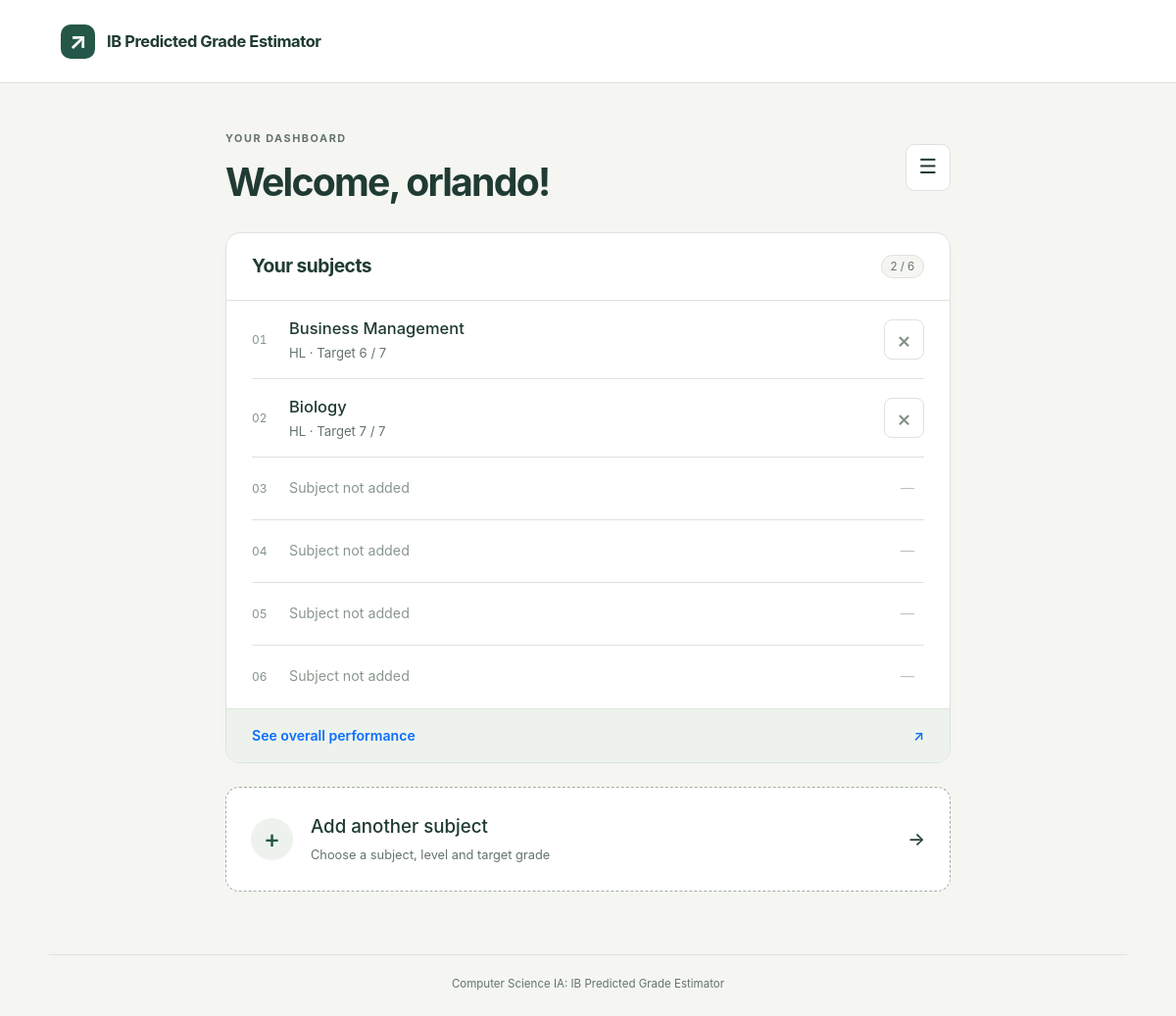
Page / (signed in) on the earlier database version.
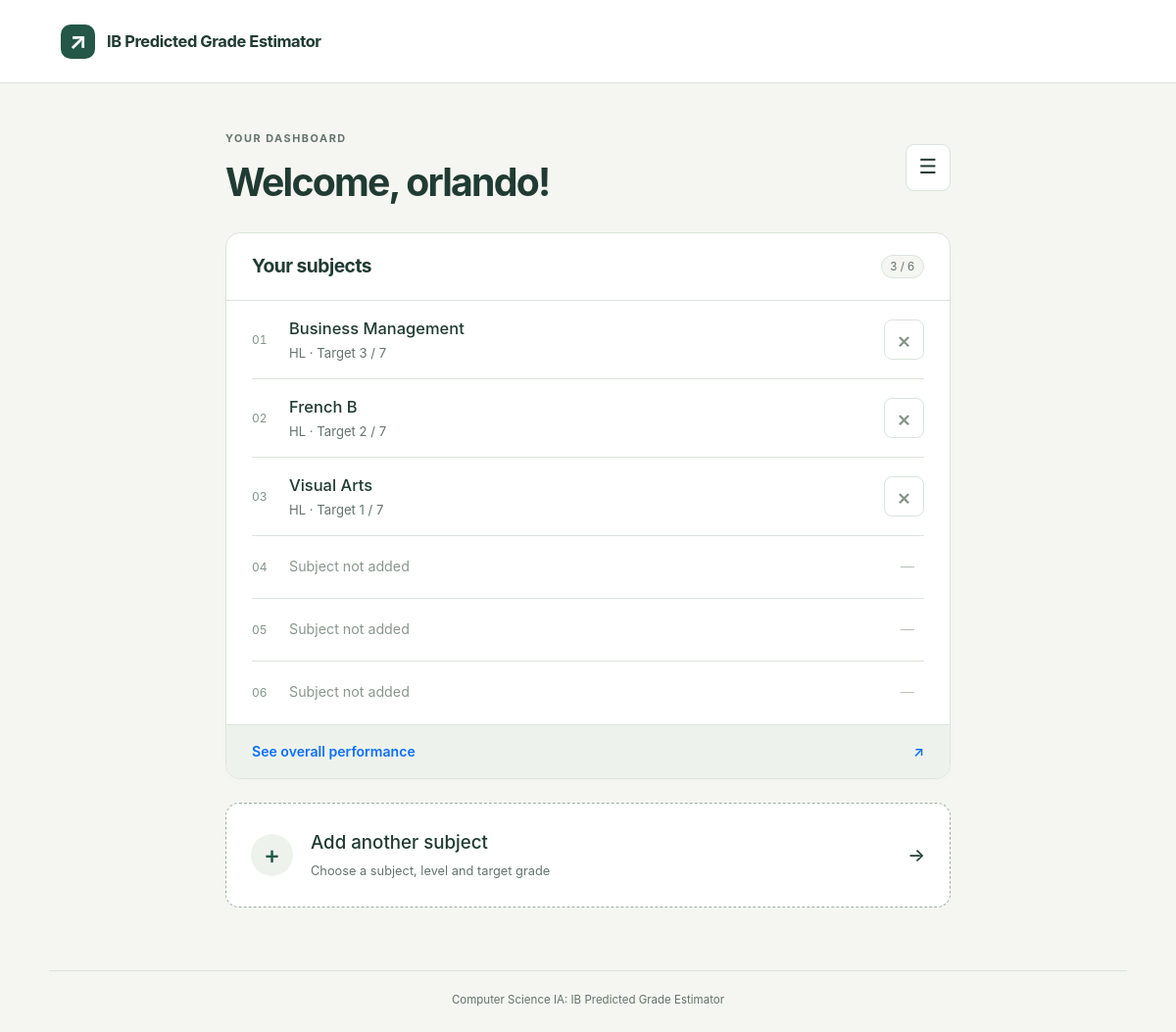
Same page on the later database version.
### tables this page shows
CREATE TABLE users(user_id INTEGER PRIMARY KEY,
								 username VARCHAR(255) UNIQUE NOT NULL,
                                 password_hash VARCHAR(255) NOT NULL);

CREATE TABLE user_subjects(user_subject_id INTEGER PRIMARY KEY,
										 user_id INTEGER NOT NULL,
                                         subject_id INTEGER NOT NULL,
                                         target_grade INTEGER NOT NULL
                                         CHECK(target_grade BETWEEN 1 AND 7),
                                         
                                         FOREIGN KEY (user_id) REFERENCES users(user_id)
                                         ON DELETE CASCADE,
                                         FOREIGN KEY (subject_id) REFERENCES subjects(subject_id));

CREATE TABLE subjects(subject_id INTEGER PRIMARY KEY,
									subject_name VARCHAR(50) NOT NULL,
                                    level VARCHAR(2) NOT NULL
                                    CHECK(level IN ('HL','SL')),
                                    total_topics INTEGER NOT NULL
                                    CHECK(total_topics > 0),
                                    
                                    UNIQUE(subject_name, level));

### app.py (the view)
@app.route("/")
def home():
    user_id = session.get('user_id')    # retrieves user id from session
    if not user_id:
        return redirect(url_for("login"))
    connection = get_db()
    cursor = connection.cursor()
    cursor.execute('SELECT username FROM users WHERE user_id=?', (user_id,))
    user = cursor.fetchone()
    if user is None:
        connection.close()
        return logout()
    command = """SELECT user_subjects.user_subject_id,
                        subjects.subject_name,
                        subjects.subject_id,
                        subjects.level,
                        subjects.total_topics,
                        user_subjects.target_grade
                FROM user_subjects JOIN subjects
                        ON user_subjects.subject_id=subjects.subject_id
                WHERE user_subjects.user_id=?"""
    cursor.execute(command, (user_id,))
    user_subjects = cursor.fetchall()
    connection.close()
    subject_means = []
    predicted_grades = []
    for subject in user_subjects:
        connection = get_db()
        cursor = connection.cursor()
        cursor.execute(
            """SELECT * FROM assessments
            WHERE user_subject_id=?
            ORDER BY assessment_date""",
            (subject["user_subject_id"],)
        )
        assessments = cursor.fetchall()
        connection.close()
        subject_analysis = analyse_subject(assessments,
                                           subject["total_topics"],
                                           get_boundaries(subject["subject_id"], 2025, "May"))
        if subject_analysis["mean"] != "N/A":
            subject_means.append(subject_analysis["mean"])
        predicted_grades.append(subject_analysis["predicted_grade"])
    overall_analysis = analyse_overall(subject_means, predicted_grades)
    return render_template('index.html', username=user["username"], user_subjects=user_subjects, subjects=get_subjects(), overall_analysis=overall_analysis)

### app.py (called while the page is built)
def get_subjects():
    connection = get_db()
    cursor = connection.cursor()
    cursor.execute("""SELECT subject_id, subject_name, level
                      FROM subjects ORDER BY subject_name""")
    subjects = cursor.fetchall()
    connection.close()
    return subjects

def get_boundaries(subject_id, exam_year, exam_session):
    connection = get_db()
    cursor = connection.cursor()
    command = """SELECT grade, lower_boundary
                 FROM grade_boundaries
                 WHERE subject_id=? AND exam_year=? AND exam_session=?
                 ORDER BY grade"""
    cursor.execute(command, (subject_id, exam_year, exam_session))
    rows = cursor.fetchall()
    connection.close()
    boundaries = {}
    for boundary in rows:
        boundaries[boundary["grade"]] = boundary["lower_boundary"]
    return boundaries

### database.py (called while the page is built)
def get_db():
    connection = sqlite3.connect("database.db")
    connection.execute("PRAGMA foreign_keys = ON")
    connection.row_factory = sqlite3.Row
    return connection

### logic.py (called while the page is built)
def number(num):
    try:
        num = float(num)
    except (ValueError, TypeError, OverflowError):
        raise ValueError("Error: wrong type/value")
    if not isfinite(num):
        raise ValueError("Error: not finite")
    return num

def integer(num):
    num = number(num)
    if not num.is_integer():
        raise ValueError("Error: not an integer")
    return int(num)

def percentage(score, maximum_score):
    score, maximum_score = number(score), number(maximum_score)
    if maximum_score <= 0:
        raise ValueError("maximum score must be greater than 0")
    if not (0 <= score <= maximum_score):
        raise ValueError("score must be within 0 and max_score")
    return 100 * (score / maximum_score)

def days_between(first_date, second_date):
    try:
        first_date = date.fromisoformat(first_date)
        second_date = date.fromisoformat(second_date)
    except (ValueError, TypeError):
        raise ValueError("Invalid date")
    return (second_date - first_date).days

def score_to_grade(score, maximum_score, boundaries):
    score = percentage(score, maximum_score)
    for grade in range(7,0,-1):
        if score >= boundaries[grade]:
            return grade

def mean(scores):   # must take list of scores in percentage form
    if len(scores) == 0:
        raise ValueError("No scores available")
    return sum(scores) / len(scores)

### templates/index.html (shortened to what this page needs)
{% extends 'base.html' %}
{% from '_macros.html' import grades %}
{% block content %}
<div class="dashboard-shell">
  <div class="page-heading">
    <div><p class="eyebrow">YOUR DASHBOARD</p><h1>Welcome, {{ username }}!</h1></div>
    <div class="dropdown">
      <button class="btn menu-button" type="button" data-bs-toggle="dropdown" aria-expanded="false" aria-label="Account menu"><span aria-hidden="true">☰</span></button>
    </div>
  </div>
  <section class="card subjects-card" aria-labelledby="subjects-title">
    <div class="section-heading"><h2 id="subjects-title">Your subjects</h2><span class="count-badge">{{ user_subjects|length }} / 6</span></div>
    <ul class="subject-list list-unstyled mb-0">
      {% for subject in user_subjects %}
      <li class="subject-row">
        <span class="subject-number" aria-hidden="true">{{ '%02d'|format(loop.index) }}</span>
        <a class="subject-link" href="{{ url_for('load_assessments', user_subject_id=subject['user_subject_id']) }}"><span>{{ subject['subject_name'] }}</span><small>{{ subject['level'] }} <span aria-hidden="true">·</span> Target {{ subject['target_grade'] }} / 7</small></a>
        <form action="{{ url_for('delete_subject') }}" method="post" data-confirm="Delete {{ subject['subject_name'] }} {{ subject['level'] }} and its assessments? This cannot be undone.">
          <button class="btn remove-button" type="submit" aria-label="Delete {{ subject['subject_name'] }} {{ subject['level'] }}"><span aria-hidden="true">×</span></button>
        </form>
      </li>
      {% endfor %}
      {% for i in range(user_subjects|length, 6) %}
      <li class="subject-row empty-subject"><span class="subject-number" aria-hidden="true">{{ '%02d'|format(i+1) }}</span><span>Subject not added</span><span class="empty-mark" aria-hidden="true">—</span></li>
      {% endfor %}
    </ul>
    <a class="overall-link" href="{{ url_for('home', view='overall') }}">See overall performance <span aria-hidden="true">↗</span></a>
  </section>
  {% if user_subjects|length < 6 %}
  <button type="button" class="add-subject-button" data-bs-toggle="modal" data-bs-target="#add-subject-modal"><span class="plus-icon" aria-hidden="true">+</span><span>Add another subject<small>Choose a subject, level and target grade</small></span><span aria-hidden="true">→</span></button>
  {% else %}<p class="text-secondary text-center mt-4">All six subjects are added. Open a subject to record an assessment.</p>{% endif %}
</div>
{% endblock %}

### templates/base.html (shortened to what this page needs)
<!doctype html>
<html lang="en">
<head>
  <link rel="stylesheet" href="{{ url_for('static', filename='vendor/bootstrap.min.css') }}">
  <link rel="stylesheet" href="{{ url_for('static', filename='css/style.css') }}">
</head>
<body>
  <header class="site-header">
    <div class="container site-header-inner">
      <a class="brand" href="{{ url_for('home') }}" aria-label="IB Grade Tracker home"><span class="brand-icon" aria-hidden="true">↗</span> IB Predicted Grade Estimator</a>
    </div>
  </header>
  <main id="main" class="container main-container">
    {% block content %}{% endblock %}
  </main>
  <footer class="site-footer container">Computer Science IA: IB Predicted Grade Estimator</footer>
</body>
</html>

### static/css/style.css (style rules this page uses)
:root { --ink:#203b33; --muted:#65736c; --green:#245747; --green-dark:#194234; --paper:#f5f6f1; --line:#dce3dc; --soft:#edf3ec; --bs-primary:#245747; --bs-body-color:#263b32; --bs-body-bg:#f5f6f1; --bs-border-color:#dce3dc; --bs-link-color:#245747; --bs-link-hover-color:#194234; }
body { font-family:Inter,system-ui,-apple-system,"Segoe UI",sans-serif; line-height:1.6; color:var(--ink); min-height:100vh; display:flex; flex-direction:column; }
a { text-underline-offset:3px; }
button,input,select { font:inherit; }
h1,h2,h3 { line-height:1.2; color:var(--ink); }
h1 { font-size:clamp(1.8rem,3.7vw,2.45rem); font-weight:650; letter-spacing:-.045em; margin:0; }
h2 { font-size:1.2rem; font-weight:650; letter-spacing:-.025em; }
small { font-size:.82rem; }
.btn { font-weight:550; border-radius:9px; padding:.65rem 1rem; }
.card { border:1px solid var(--line); border-radius:15px; background:#fff; box-shadow:0 3px 12px #203b3303; }
.site-header { border-bottom:1px solid var(--line); background:#fff; }
.site-header-inner { height:84px; display:flex; align-items:center; justify-content:space-between; gap:1rem; }
.brand { display:flex; align-items:center; gap:.75rem; text-decoration:none; color:var(--ink); font-size:1.03rem; font-weight:650; letter-spacing:-.025em; }
.brand-icon { display:grid; place-items:center; background:var(--green); color:#fff; width:35px; height:35px; border-radius:10px; font-size:1.5rem; line-height:1; }
.main-container { padding-top:48px; padding-bottom:64px; flex:1; }
.site-footer { border-top:1px solid var(--line); padding-top:20px; padding-bottom:24px; font-size:.72rem; color:var(--muted); text-align:center; }
.eyebrow { font-size:.68rem; letter-spacing:.14em; font-weight:700; color:var(--muted); margin-bottom:.7rem; }
.page-heading { display:flex; align-items:center; justify-content:space-between; gap:1rem; margin-bottom:28px; }
.dashboard-shell { max-width:740px; margin:auto; }
.menu-button { border:1px solid var(--line); background:#fff; font-size:1.3rem; line-height:1; padding:.8rem; }
.section-heading { padding:22px 26px; display:flex; align-items:center; justify-content:space-between; border-bottom:1px solid var(--line); }
.section-heading h2 { margin:0; }
.count-badge { border:1px solid var(--line); background:var(--paper); padding:.12rem .55rem; border-radius:20px; font-size:.72rem; color:var(--muted); white-space:nowrap; }
.subject-list { padding:0 26px; }
.subject-row { display:flex; align-items:center; gap:18px; min-height:80px; border-bottom:1px solid var(--line); }
.subject-row:last-child { border-bottom:0; }
.subject-number { color:#819389; font-size:.75rem; font-variant-numeric:tabular-nums; width:20px; flex-shrink:0; }
.subject-link { flex:1; min-width:0; text-decoration:none; font-size:1.03rem; font-weight:550; color:var(--ink); padding:14px 0; overflow-wrap:anywhere; }
.subject-link small { display:block; font-weight:400; color:var(--muted); margin-top:2px; }
.remove-button { color:#839187; font-size:1.4rem; padding:.25rem .75rem; border:1px solid var(--line); border-radius:8px; line-height:1.4; }
.empty-subject { color:#89978e; font-size:.89rem; min-height:64px; }
.empty-mark { margin-left:auto; padding-right:10px; color:#bac5bc; }
.overall-link { display:flex; align-items:center; justify-content:space-between; border-top:1px solid var(--line); background:var(--soft); border-radius:0 0 15px 15px; text-decoration:none; padding:16px 26px; font-size:.88rem; font-weight:600; }
.add-subject-button,.add-test-button { border:1px dashed #9eafa3; border-radius:14px; display:flex; align-items:center; gap:18px; background:#fff; color:var(--ink); padding:25px; text-align:left; width:100%; font-size:1.17rem; font-weight:550; }
.add-subject-button { margin-top:24px; }
.add-subject-button>span:nth-child(2) { flex:1; }
.add-subject-button small,.add-test-button small { display:block; font-size:.8rem; color:var(--muted); font-weight:400; margin-top:4px; }
.plus-icon { border-radius:50%; width:43px; height:43px; display:grid; place-items:center; background:var(--soft); color:var(--green); font-size:1.6rem; flex-shrink:0; }
@media (min-width:1200px) { .container { max-width:1100px; } }

Differences in the rows shown:
removed user_subjects: index "02", subject_name "Biology", level "HL", target_grade "7"
changed user_subjects "Business Management": target_grade "6" → "3"
added user_subjects: index "02", subject_name "French B", level "HL", target_grade "2"
added user_subjects: index "03", subject_name "Visual Arts", level "HL", target_grade "1"
Other differences:
{{ user_subjects|length }}: "2" → "3"
list line gone: "03 Subject not added —"
